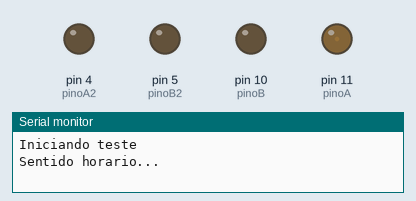
A sketch run on a simulated Arduino Uno, built with avr-gcc and run on an emulated ATmega328P. Parts: output pins drawn as LEDs (lit = HIGH), the last lines printed to the serial monitor.

Above: at 0.05 s.
At 0.6 s:
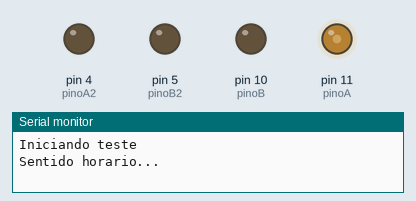
At 1.2 s:
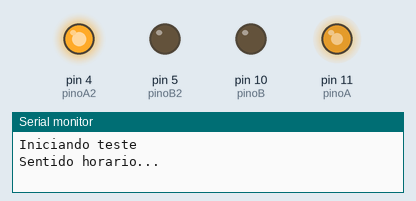
At 3.5 s:
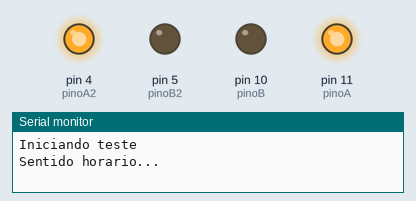
At 5.75 s:
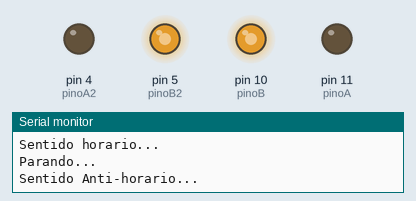
At 8.1 s:
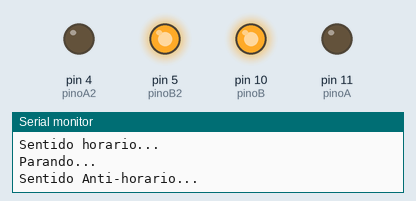
Timing chart, 0 to 11.9 s (numbered marks = the images above):
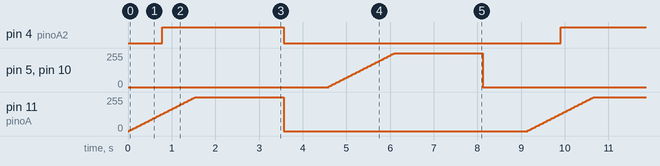

Measured:
- by itself, pin 4 (pinoA2): alternates HIGH for 2.8 s and LOW for 6.3 s
- by itself, pin 5 (pinoB2), pin 10 (pinoB), pin 11 (pinoA): ramps from 0/255 to 255/255 and jumps back, once every 9.1 s

The sketch:

roda_de_carro.ino
```cpp
const int pinoB = 10; // A-1B
const int pinoA = 11; // A-1A
const int pinoA2 = 4; // B-1A
const int pinoB2 = 5; // B-2A


void setup() {
  Serial.begin(9600);

  pinMode(pinoA, OUTPUT);
  pinMode(pinoB, OUTPUT);
  pinMode(pinoA2, OUTPUT);
  pinMode(pinoB2, OUTPUT);

  Serial.println("Iniciando teste");
}

void loop() {
  Serial.println("Sentido horario... ");
  digitalWrite(pinoB, LOW);
  digitalWrite(pinoB2, LOW);

  for( int v = 0; v <= 255; v += 5){
    analogWrite(pinoA, v);
    analogWrite(pinoA2, v);
    delay(30);
  }
  delay(2000);

  Serial.println("Parando...");
  digitalWrite(pinoA, LOW);
  digitalWrite(pinoB, LOW);
  digitalWrite(pinoA2, LOW);
  digitalWrite(pinoB2, LOW);
  delay(1000);

  Serial.println("Sentido Anti-horario... ");
  digitalWrite(pinoA, LOW);
  digitalWrite(pinoA2, LOW);

  for( int v = 0; v <= 255; v += 5){
    analogWrite(pinoB, v);
    analogWrite(pinoB2, v);
    delay(30);
  }
  delay(2000);

  Serial.println("Parando...");
  digitalWrite(pinoA, LOW);
  digitalWrite(pinoB, LOW);
  digitalWrite(pinoA2, LOW);
  digitalWrite(pinoB2, LOW);
  delay(1000);
}
```
